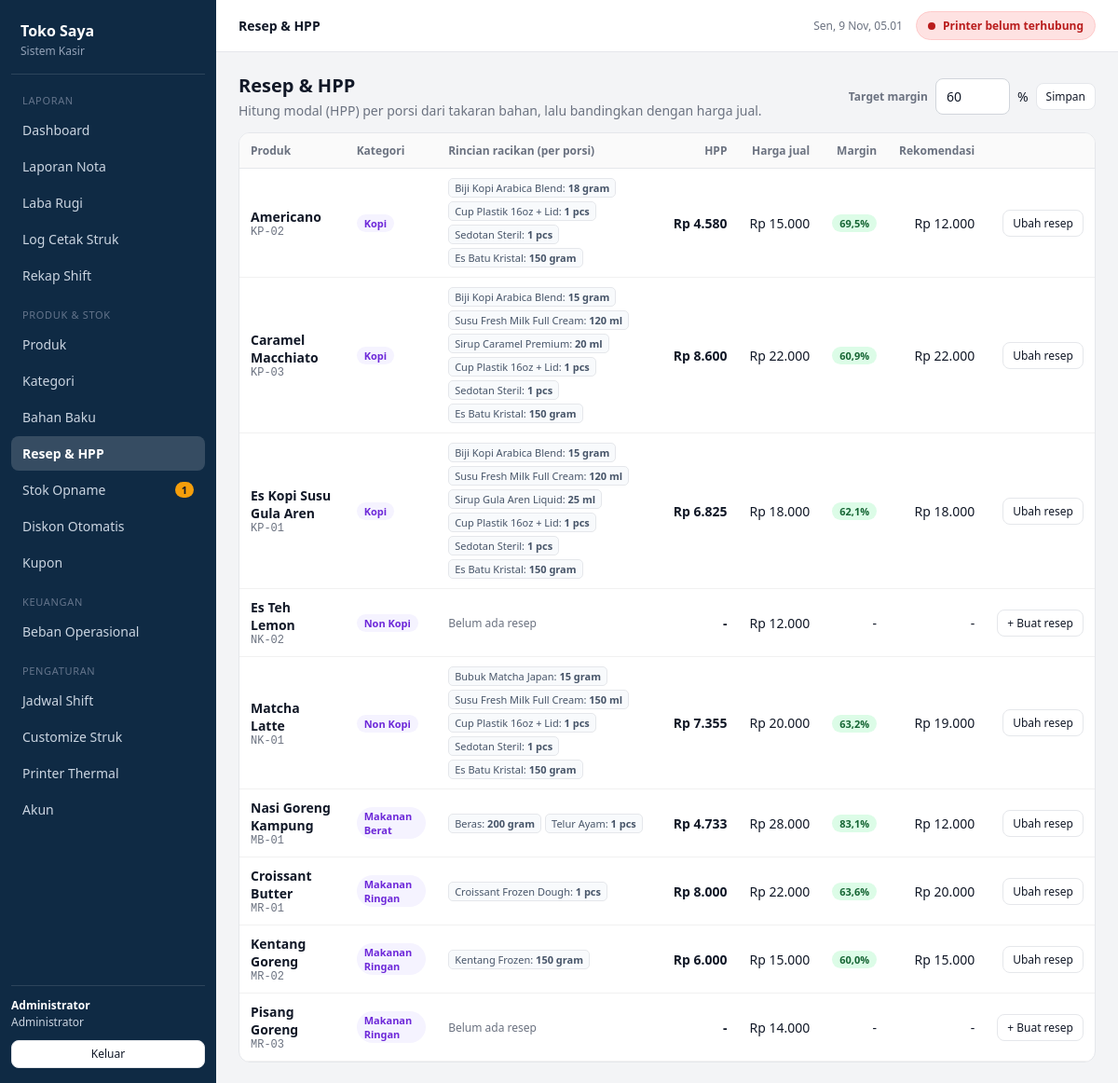
Page /index.php?page=resep (signed in) on the committed database.
### tables this page shows
CREATE TABLE users (
  id          INT UNSIGNED AUTO_INCREMENT PRIMARY KEY,
  name        VARCHAR(100) NOT NULL,
  username    VARCHAR(50)  NOT NULL UNIQUE,
  password    VARCHAR(255) NOT NULL,
  role        ENUM('admin','kasir') NOT NULL DEFAULT 'kasir',
  active      TINYINT(1)   NOT NULL DEFAULT 1,
  created_at  DATETIME     NOT NULL DEFAULT CURRENT_TIMESTAMP
);

CREATE TABLE products (
  id          INT UNSIGNED AUTO_INCREMENT PRIMARY KEY,
  category_id INT UNSIGNED NULL,
  code        VARCHAR(20)  NULL,
  name        VARCHAR(120) NOT NULL,
  price       BIGINT       NOT NULL DEFAULT 0,
  image       VARCHAR(255) NULL,
  track_stock TINYINT(1)   NOT NULL DEFAULT 0,
  stock       BIGINT       NOT NULL DEFAULT 0,
  min_stock   BIGINT       NOT NULL DEFAULT 5,
  active      TINYINT(1)   NOT NULL DEFAULT 1,
  created_at  DATETIME     NOT NULL DEFAULT CURRENT_TIMESTAMP,
  CONSTRAINT fk_prod_cat FOREIGN KEY (category_id) REFERENCES categories(id) ON DELETE SET NULL,
  INDEX idx_products_cat (category_id)
);

CREATE TABLE recipes (
  id          INT UNSIGNED AUTO_INCREMENT PRIMARY KEY,
  product_id  INT UNSIGNED NOT NULL,
  material_id INT UNSIGNED NOT NULL,
  qty         DECIMAL(20,2) NOT NULL,
  UNIQUE KEY uq_recipe (product_id, material_id),
  CONSTRAINT fk_rec_prod FOREIGN KEY (product_id)  REFERENCES products(id)  ON DELETE CASCADE,
  CONSTRAINT fk_rec_mat  FOREIGN KEY (material_id) REFERENCES materials(id) ON DELETE CASCADE
);

CREATE TABLE materials (
  id        INT UNSIGNED AUTO_INCREMENT PRIMARY KEY,
  name      VARCHAR(120) NOT NULL,
  unit      ENUM('gram','ml','pcs') NOT NULL DEFAULT 'gram',
  pack_size DECIMAL(20,2) NOT NULL DEFAULT 1 COMMENT 'isi per kemasan beli',
  price_old BIGINT       NOT NULL DEFAULT 0 COMMENT 'harga beli per kemasan sebelumnya',
  price     BIGINT       NOT NULL DEFAULT 0 COMMENT 'harga beli per kemasan terbaru',
  stock     DECIMAL(20,2) NOT NULL DEFAULT 0 COMMENT 'dalam satuan unit',
  min_stock DECIMAL(20,2) NOT NULL DEFAULT 0,
  active    TINYINT(1)   NOT NULL DEFAULT 1
);

### app/init.php (called while the page is built, shortened)
<?php
$config = require __DIR__ . '/../config.php';
function db(): PDO
{
    static $pdo = null;
    if ($pdo === null) {
        global $config;
        $c = $config['db'];
        $pdo = new PDO(
            "mysql:host={$c['host']};dbname={$c['name']};charset={$c['charset']}",
            $c['user'], $c['pass'],
            [
                PDO::ATTR_ERRMODE => PDO::ERRMODE_EXCEPTION,
                PDO::ATTR_DEFAULT_FETCH_MODE => PDO::FETCH_ASSOC,
                PDO::ATTR_EMULATE_PREPARES => false,
            ]
        );
        $pdo->exec("SET time_zone = '+07:00'");
    }
    return $pdo;
}
function q(string $sql, array $p = []): PDOStatement
{
    $s = db()->prepare($sql);
    $s->execute($p);
    return $s;
}
function e($s): string { return htmlspecialchars((string)$s, ENT_QUOTES, 'UTF-8'); }
function rp($n): string { return ($n < 0 ? '-' : '') . 'Rp ' . number_format(abs((float)$n), 0, ',', '.'); }
function num($n): string
{
    $n = (float)$n;
    if (abs($n - round($n)) < 0.001) return number_format($n, 0, ',', '.');
    return rtrim(rtrim(number_format($n, 2, ',', '.'), '0'), ',');
}
function pct($n): string { return number_format((float)$n, 1, ',', '.') . '%'; }
function settings_all(bool $reload = false): array
{
    static $s = null;
    if ($s === null || $reload) {
        $s = [];
        foreach (db()->query("SELECT k, v FROM settings") as $r) $s[$r['k']] = (string)$r['v'];
    }
    return $s;
}
function setting(string $k, string $d = ''): string
{
    $s = settings_all();
    return array_key_exists($k, $s) ? $s[$k] : $d;
}
function me(): ?array
{
    static $cache = false;
    if ($cache === false) {
        $cache = null;
        if (!empty($_SESSION['uid'])) $cache = q("SELECT * FROM users WHERE id=? AND active=1", [(int)$_SESSION['uid']])->fetch() ?: null;
    }
    return $cache;
}
function is_admin(): bool { return me() !== null && me()['role'] === 'admin'; }
function categories_map(bool $activeOnly = false): array
{
    $out = [];
    foreach (db()->query("SELECT id, name FROM categories" . ($activeOnly ? " WHERE active=1" : "") . " ORDER BY sort_order, name") as $r) {
        $out[(int)$r['id']] = $r['name'];
    }
    return $out;
}
function hpp_map(bool $reload = false): array
{
    static $map = null;
    if ($map === null || $reload) {
        $map = [];
        $rows = db()->query("SELECT r.product_id, SUM(r.qty * m.price / NULLIF(m.pack_size,0)) hpp
            FROM recipes r JOIN materials m ON m.id = r.material_id GROUP BY r.product_id");
        foreach ($rows as $r) $map[(int)$r['product_id']] = (float)$r['hpp'];
    }
    return $map;
}
function recipe_avail_map(): array
{
    $map = [];
    $rows = db()->query("SELECT r.product_id, MIN(FLOOR(GREATEST(m.stock,0) / r.qty)) avail
        FROM recipes r JOIN materials m ON m.id = r.material_id WHERE r.qty > 0 GROUP BY r.product_id");
    foreach ($rows as $r) $map[(int)$r['product_id']] = (int)$r['avail'];
    return $map;
}
function low_stock(): array
{
    $prod = db()->query("SELECT id, code, name, stock, min_stock FROM products
        WHERE active=1 AND track_stock=1 AND stock <= min_stock ORDER BY stock")->fetchAll();
    $avail = recipe_avail_map();
    $rec = [];
    foreach (db()->query("SELECT id, code, name, min_stock FROM products WHERE active=1 AND track_stock=0") as $p) {
        $a = $avail[(int)$p['id']] ?? null;
    }
    $mat = db()->query("SELECT id, name, unit, stock, min_stock FROM materials
        WHERE active=1 AND stock <= min_stock ORDER BY stock / NULLIF(min_stock,0)")->fetchAll();
    return ['products' => $prod, 'recipe' => $rec, 'materials' => $mat,
            'count' => count($prod) + count($rec) + count($mat)];
}

### pages/resep.php (the view, shortened to what this page needs)
<?php
$pageTitle = 'Resep & HPP';
$target = max(1, min(95, (float)setting('target_margin', '60')));
$cats = categories_map();
$hpp = hpp_map();
$recipes = [];
foreach (db()->query("SELECT r.*, m.name, m.unit FROM recipes r JOIN materials m ON m.id=r.material_id ORDER BY r.id") as $r) {
    $recipes[(int)$r['product_id']][] = $r;
}
$recommend = fn(float $h) => $h > 0 ? (int)(ceil($h / (1 - $target / 100) / 1000) * 1000) : 0;
?>
<div class="toolbar">
  <div><h2>Resep &amp; HPP</h2>
    <p class="sub" style="margin:0">Hitung modal (HPP) per porsi dari takaran bahan, lalu bandingkan dengan harga jual.</p></div>
  <form method="post" action="index.php?page=resep" class="inline-form">
    <label class="lbl" style="margin:0">Target margin</label>
    <input name="target_margin" type="number" min="1" max="95" value="<?= e(num($target)) ?>" style="width:80px"> %
    <button class="btn btn-sm">Simpan</button>
  </form>
</div>
<div class="card">
<div class="tscroll">
<table>
  <thead><tr><th>Produk</th><th>Kategori</th><th>Rincian racikan (per porsi)</th><th class="right">HPP</th>
    <th class="right">Harga jual</th><th class="right">Margin</th><th class="right">Rekomendasi</th><th></th></tr></thead>
  <tbody>
  <?php foreach (db()->query("SELECT * FROM products ORDER BY category_id IS NULL, category_id, name") as $p):
    $h = $hpp[(int)$p['id']] ?? 0;
    $m = $p['price'] > 0 && $h > 0 ? ($p['price'] - $h) / $p['price'] * 100 : null;
    $rc = $recommend($h);
  ?>
    <tr>
      <td><b><?= e($p['name']) ?></b><div class="muted sm mono"><?= e($p['code'] ?: '') ?></div></td>
      <td><span class="badge b-cat"><?= e($cats[(int)$p['category_id']] ?? '-') ?></span></td>
      <td><div class="chips-sm">
        <?php if (empty($recipes[(int)$p['id']])): ?><span class="muted sm">Belum ada resep</span><?php endif; ?>
        <?php foreach ($recipes[(int)$p['id']] ?? [] as $r): ?>
          <span class="chip-sm"><?= e($r['name']) ?>: <b><?= num($r['qty']) ?> <?= e($r['unit']) ?></b></span>
        <?php endforeach; ?>
      </div></td>
      <td class="right"><b><?= $h > 0 ? rp($h) : '-' ?></b></td>
      <td class="right"><?= rp($p['price']) ?></td>
      <td class="right"><?php if ($m === null): ?>-<?php else: ?><span class="badge <?= $m >= $target ? 'b-on' : ($m >= 30 ? 'b-warn' : 'b-bad') ?>"><?= pct($m) ?></span><?php endif; ?></td>
      <td class="right"><?= $rc ? rp($rc) : '-' ?></td>
      <td class="right"><a class="btn btn-sm" href="index.php?page=resep&edit=<?= (int)$p['id'] ?>"><?= empty($recipes[(int)$p['id']]) ? '+ Buat resep' : 'Ubah resep' ?></a></td>
    </tr>
  <?php endforeach; ?>
  </tbody>
</table>
</div>
</div>

### index.php (shortened to what this page needs)
<?php
require __DIR__ . '/app/init.php';
$page = $_GET['page'] ?? '';
if (!me()) {
    if ($page !== 'login') redirect('index.php?page=login');
    $allowed = ['login'];
}
require __DIR__ . '/pages/' . $page . '.php';
$content = ob_get_clean();
if ($page === 'login') {
    echo $content;
} else {
    require __DIR__ . '/app/layout.php';
}

### app/layout.php (shortened to what this page needs)
<?php
$nav = is_admin()
    ? [
        ['Laporan', [['dashboard', 'Dashboard'], ['laporan', 'Laporan Nota'], ['labarugi', 'Laba Rugi'],
                     ['cetak', 'Log Cetak Struk'], ['shift', 'Rekap Shift']]],
        ['Produk & Stok', [['produk', 'Produk'], ['kategori', 'Kategori'], ['bahan', 'Bahan Baku'], ['resep', 'Resep & HPP'],
                           ['stok', 'Stok Opname'], ['diskon', 'Diskon Otomatis'], ['kupon', 'Kupon']]],
        ['Keuangan', [['beban', 'Beban Operasional']]],
        ['Pengaturan', [['jadwal', 'Jadwal Shift'], ['struk', 'Customize Struk'], ['printer', 'Printer Thermal'], ['akun', 'Akun']]],
      ]
    : [
        ['Kasir', [['pos', 'Kasir (POS)'], ['shift', 'Shift'], ['riwayat', 'Riwayat Nota'], ['stok', 'Cek Stok'], ['printer', 'Printer Thermal']]],
      ];
$lowCount = low_stock()['count'];
$cur = $_GET['page'] ?? '';
$sh = is_admin() ? null : active_shift();
?><!DOCTYPE html>
<html lang="id">
<head>
<link rel="stylesheet" href="assets/style.css">
</head>
<body>
<div id="app">
  <aside id="side">
    <div>
      <div class="brand"><?= e(setting('store_name', 'Toko Saya')) ?><small>Sistem Kasir</small></div>
      <?php foreach ($nav as [$group, $items]): ?>
        <div class="nvg"><?= e($group) ?></div>
        <?php foreach ($items as [$id, $label]): ?>
          <a class="nv<?= $cur === $id ? ' on' : '' ?>" href="index.php?page=<?= $id ?>"><?= e($label) ?><?php if ($id === 'stok' && $lowCount): ?><span class="nv-badge" title="Stok menipis"><?= $lowCount ?></span><?php endif; ?></a>
        <?php endforeach; ?>
      <?php endforeach; ?>
    </div>
    <div class="who">
      <b><?= e(me()['name']) ?></b><br>
      <?php if (is_admin()): ?>Administrator
      <?php elseif ($sh): ?><?= e($sh['shift_name']) ?> &middot; <?= e($sh['cashier_name']) ?>
      <?php else: ?>Shift belum dibuka<?php endif; ?>
      <a class="btn btn-sm" href="index.php?page=logout">Keluar</a>
    </div>
  </aside>
  <div id="main">
    <header id="topbar">
      <div class="tb-title"><?= e($pageTitle ?? '') ?></div>
      <div class="tb-right">
        <span class="clock" id="clock"></span>
        <a href="index.php?page=printer" id="printer-pill" class="pill pill-off" title="Status printer thermal">
          <span class="dot"></span><span class="pill-text">Printer belum terhubung</span>
        </a>
      </div>
    </header>
    <main>
      <?= $content ?>
    </main>
  </div>
</div>
</body>
</html>

### rows in the picture
users: name "Administrator"
products: name "Americano", code "KP-02", category "Kopi", id "Rp 4.580", price "Rp 15.000", pct($m) "69,5%", id "Rp 12.000", shows "Ubah resep"
recipes: material.name "Biji Kopi Arabica Blend", qty "18", material.unit "gram"
recipes: material.name "Cup Plastik 16oz + Lid", qty "1", material.unit "pcs"
recipes: material.name "Sedotan Steril", qty "1", material.unit "pcs"
recipes: material.name "Es Batu Kristal", qty "150", material.unit "gram"
products: name "Caramel Macchiato", code "KP-03", category "Kopi", id "Rp 8.600", price "Rp 22.000", pct($m) "60,9%", id "Rp 22.000", shows "Ubah resep"
recipes: material.name "Biji Kopi Arabica Blend", qty "15", material.unit "gram"
recipes: material.name "Susu Fresh Milk Full Cream", qty "120", material.unit "ml"
recipes: material.name "Sirup Caramel Premium", qty "20", material.unit "ml"
recipes: material.name "Cup Plastik 16oz + Lid", qty "1", material.unit "pcs"
recipes: material.name "Sedotan Steril", qty "1", material.unit "pcs"
recipes: material.name "Es Batu Kristal", qty "150", material.unit "gram"
products: name "Es Kopi Susu Gula Aren", code "KP-01", category "Kopi", id "Rp 6.825", price "Rp 18.000", pct($m) "62,1%", id "Rp 18.000", shows "Ubah resep"
recipes: material.name "Biji Kopi Arabica Blend", qty "15", material.unit "gram"
recipes: material.name "Susu Fresh Milk Full Cream", qty "120", material.unit "ml"
recipes: material.name "Sirup Gula Aren Liquid", qty "25", material.unit "ml"
recipes: material.name "Cup Plastik 16oz + Lid", qty "1", material.unit "pcs"
recipes: material.name "Sedotan Steril", qty "1", material.unit "pcs"
recipes: material.name "Es Batu Kristal", qty "150", material.unit "gram"
products: name "Es Teh Lemon", code "NK-02", category "Non Kopi", shows "Belum ada resep", price "Rp 12.000", shows "+ Buat resep"
products: name "Matcha Latte", code "NK-01", category "Non Kopi", id "Rp 7.355", price "Rp 20.000", pct($m) "63,2%", id "Rp 19.000", shows "Ubah resep"
recipes: material.name "Bubuk Matcha Japan", qty "15", material.unit "gram"
recipes: material.name "Susu Fresh Milk Full Cream", qty "150", material.unit "ml"
recipes: material.name "Cup Plastik 16oz + Lid", qty "1", material.unit "pcs"
recipes: material.name "Sedotan Steril", qty "1", material.unit "pcs"
recipes: material.name "Es Batu Kristal", qty "150", material.unit "gram"
products: name "Nasi Goreng Kampung", code "MB-01", category "Makanan Berat", id "Rp 4.733", price "Rp 28.000", pct($m) "83,1%", id "Rp 12.000", shows "Ubah resep"
recipes: material.name "Beras", qty "200", material.unit "gram"
recipes: material.name "Telur Ayam", qty "1", material.unit "pcs"
products: name "Croissant Butter", code "MR-01", category "Makanan Ringan", id "Rp 8.000", price "Rp 22.000", pct($m) "63,6%", id "Rp 20.000", shows "Ubah resep"
recipes: material.name "Croissant Frozen Dough", qty "1", material.unit "pcs"
products: name "Kentang Goreng", code "MR-02", category "Makanan Ringan", id "Rp 6.000", price "Rp 15.000", pct($m) "60,0%", id "Rp 15.000", shows "Ubah resep"
recipes: material.name "Kentang Frozen", qty "150", material.unit "gram"
products: name "Pisang Goreng", code "MR-03", category "Makanan Ringan", shows "Belum ada resep", price "Rp 14.000", shows "+ Buat resep"

### other values in the picture
setting('store_name', 'Toko Saya') "Toko Saya"
$group "LAPORAN"
$label "Dashboard"
$label "Laporan Nota"
$label "Laba Rugi"
$label "Log Cetak Struk"
$label "Rekap Shift"
$group "PRODUK & STOK"
$label "Produk"
$label "Kategori"
$label "Bahan Baku"
$label "Resep & HPP"
$label "Stok Opname"
$label "Diskon Otomatis"
$label "Kupon"
